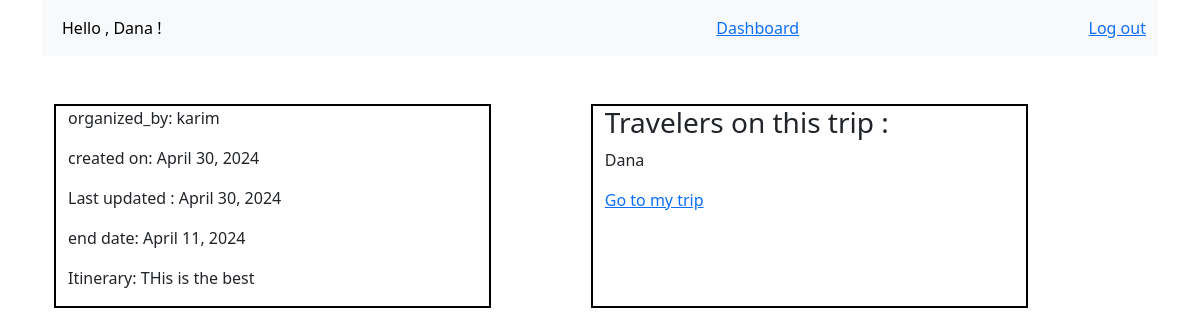
/details/1 (signed in), run on the app's committed database.
### app1/models.py (models this page shows)
class User(models.Model):
    first_name = models.CharField(max_length=50)
    last_name = models.CharField(max_length=50)
    email = models.EmailField(unique=True)
    password = models.CharField(max_length=50)
    objects = UsersManger()

class Trip(models.Model):
    destination = models.CharField(max_length=100)
    start_date = models.DateField()
    end_date = models.DateField()
    Itinerary = models.TextField()
    organizer = models.ForeignKey(User, on_delete=models.CASCADE)
    created_at = models.DateField(auto_now_add=True)
    updated_at = models.DateField(auto_now=True)
    travelers = models.ManyToManyField(User, related_name='travelers')
    objects = TripManger()

### app1/views.py (the view)
# urls.py: path('details/<int:pk>', views.details, name='details'),
def details(request, pk):
    trip = Trip.objects.get(pk=pk)
    context = {
        'trip': trip
    }
    return render(request, "if_not_organized_by.html", context)

### app1/templates/if_not_organized_by.html (shortened to what this page needs)
{% extends './base.html' %}
{% block content %}
<div class="container text-left mt-6">
    <div class="row mt-5" >
        <div class=" col-lg-6" style="border: 2px solid black; max-width: 40%;">
            <div>
                <p>organized_by: {{trip.organizer.first_name}}</p>
                <p>created on: {{trip.created_at}}</p>
                <p>Last updated : {{trip.updated_at}}</p>
                <p>end date: {{ trip.end_date }} </p>
                <p>Itinerary: {{trip.Itinerary}} </p>
            </div>
        </div>
        <div class=" col-lg-6" style="border: 2px solid black; max-width: 40%; margin-left: 100px;">
            <div class="pairent">
                <h1 class="h3">Travelers on this trip :</h1>
                {% for user in trip.travelers.all %}
                <p>{{user.first_name}}</p>
                {% endfor %}
                <a class="my_trip" style="text-decoration: underline;" href="{% url 'app1:my_trips' %}">Go to
                    my trip </a>
            </div>
        </div>
    </div>
</div>
{% endblock content %}

### app1/templates/base.html (shortened to what this page needs)
{% load static %}
<!DOCTYPE html>
<html lang="en">
<head>
  <link rel="stylesheet" href="{% static 'bootstrap.min.css' %}" />
</head>
<body>
  <div class="container text-left mt-6">
    <nav class="navbar navbar-expand-lg bg-body-tertiary">
      <div class="container-fluid">
        <div class="collapse navbar-collapse" id="navbarSupportedContent">
          <ul class="navbar-nav me-auto mb-2 mb-lg-0">
            <li class="nav-item">
              <a class="nav-link active" aria-current="page" href="{% url 'app1:dashboard'%}">Hello ,
                {{request.session.first_name}} !</a>
            </li>
          </ul>
          <ul style="list-style: none;" class="ms-auto d-flex gap-3 m-0">
            <li class="nav-item ">
              <a style="text-decoration: underline;" class=" nav-link active text-primary" aria-current="page"
                href="{% url 'app1:dashboard' %}">Dashboard</a>
            </li>
          </ul>
          <ul style="list-style: none;" class="ms-auto d-flex gap-3 m-0">
            <li class="nav-item ">
              <a style="text-decoration: underline;" class=" nav-link active text-primary" aria-current="page"
                href="{% url 'app1:logout' %}">Log out</a>
            </li>
          </ul>
        </div>
      </div>
    </nav>
    <div class="container">
      {% block content %}
      {% endblock content %}
    </div>
  </div>
</body>
</html>

### data on the page
User: session.first_name "Dana", first_name "Dana"
Trip: organizer.first_name "karim", created_at "April 30, 2024", updated_at "April 30, 2024", end_date "April 11, 2024", Itinerary "THis is the best"
